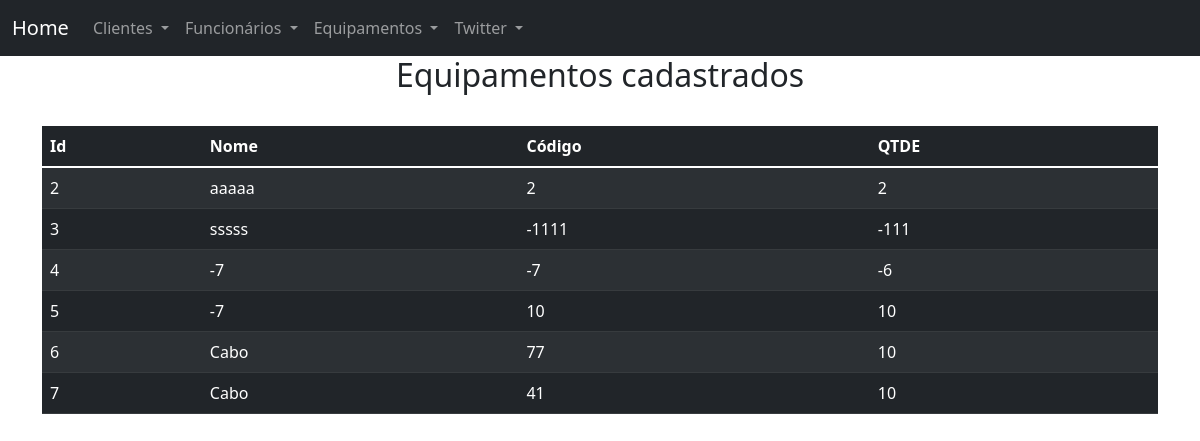
The page /consultaequipamentos on the database as committed earlier.
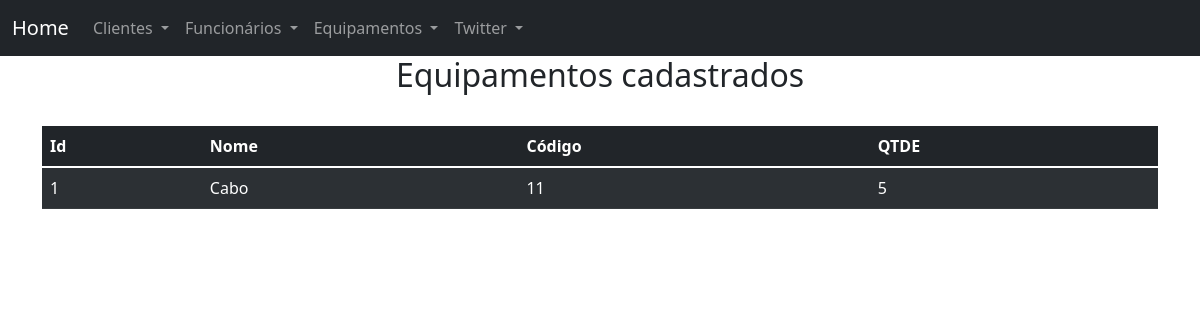
The same page on the database as committed later.
### main.py (models this page shows, shortened)
class Equipamentos(db.Model):
    id_equipamento = db.Column(db.Integer, primary_key=True)
    name = db.Column(db.String(45), nullable=False)
    codigo = db.Column(db.Integer, nullable=False, unique=True)
    qtde = db.Column(db.Integer, nullable=False)

### main.py (the view)
@app.route('/consultaequipamentos')
def consulta_equipamentos():
    equipamentos = Equipamentos.query.all()
    return render_template('consultaequipamentos.html', equipamentos=equipamentos)

### templates/consultaequipamentos.html
{% extends "base.html" %}
{% block conteudo %}
<h2 style="text-align: center;">Equipamentos cadastrados</h2>
<br>
<table class="table table-dark table-striped">
    <thead class="table-dark">
        <tr>
          <th scope="col">Id</th>
          <th scope="col">Nome</th>
          <th scope="col">Código</th>
          <th scope="col">QTDE</th>
        </tr>
    </thead>
    <tbody>
        {% for equipamentos in equipamentos %}
        <tr>
            <td>{{ equipamentos.id_equipamento }}</td>
            <td>{{ equipamentos.name }}</td>
            <td>{{ equipamentos.codigo }}</td>
            <td>{{ equipamentos.qtde }}</td>
        </tr>
        {% endfor %}
    </tbody>
</table>
{% endblock conteudo %}

Rows that differ between the two databases and show on the page:
removed Equipamentos: id_equipamento "2", name "aaaaa", codigo "2", qtde "2"
removed Equipamentos: id_equipamento "3", name "sssss", codigo "-1111", qtde "-111"
removed Equipamentos: id_equipamento "4", name "-7", codigo "-7", qtde "-6"
removed Equipamentos: id_equipamento "5", name "-7", codigo "10", qtde "10"
removed Equipamentos: id_equipamento "6", name "Cabo", codigo "77", qtde "10"
removed Equipamentos: id_equipamento "7", name "Cabo", codigo "41", qtde "10"
added Equipamentos: id_equipamento "1", name "Cabo", codigo "11", qtde "5"
